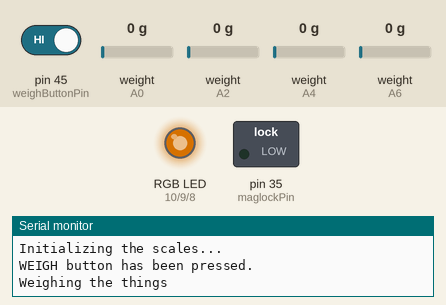
Simulated run of this sketch. Board: Arduino Mega 2560, built with avr-gcc and run on an emulated ATmega2560. Parts: switched loads named in the sketch (green lamp = pin HIGH), an RGB LED mixed from three pins (HIGH = lit), the last lines printed to the serial monitor. Inputs (shaded band) come from the test bench; at power-on: pin 45 (weighButtonPin) HIGH, weight on the scale (sensors on A0, A2, A4, A6) 0 g. Dim RGB values are drawn brighter than linear.

Above: at 5.2 s.
5.3 s: pin 45 (weighButtonPin) driven LOW
At 6.7 s:
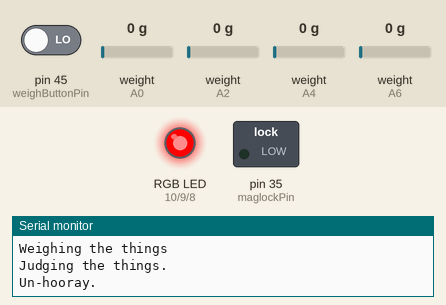
14.3 s: pin 45 (weighButtonPin) driven HIGH
At 14.3 s:
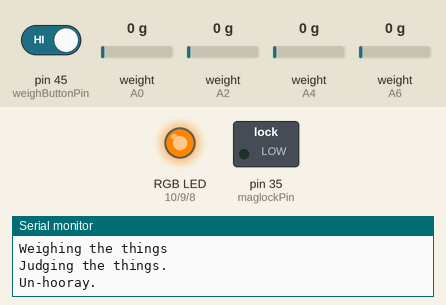
24.8 s: pin 45 (weighButtonPin) driven LOW
At 33.76 s:
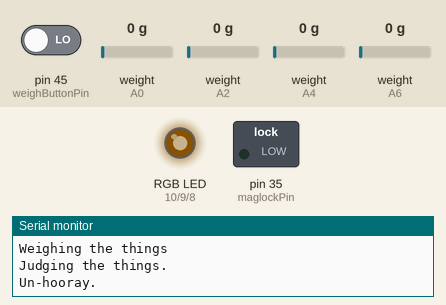
Timing chart, 0 to 44.8 s (numbered marks = the images above; inputs shaded):
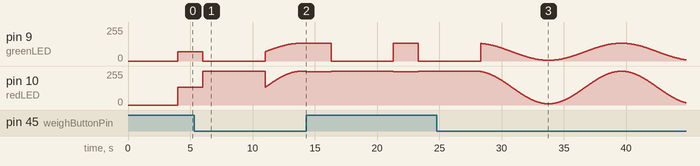

The sketch:

games.ino
```cpp
#include <HX711.h>

// This is the order of the scales from left to right.
HX711 scaleSeshat; //scale #1
HX711 scaleBes;    //scale #2
HX711 scaleThoth;  //scale #3
HX711 scalePtah;   //scale #4

float weightBes;
float weightPtah;
float weightSeshat;
float weightThoth;
const float totalWeightExpected = 750; // grams
const float weightThreshold = 0.1;

// Mathematical constants
const int period = 32000;
const float pi = 3.14159;

// Pin assignments for scales
const byte scaleSeshatDOUT  = A0;  // data1
const byte scaleSeshatPD_SK = A1;  // clock1

const byte scaleBesDOUT     = A2;  // data2
const byte scaleBesPD_SK    = A3;  // clock2

const byte scaleThothDOUT   = A4;  // data3
const byte scaleThothPD_SK  = A5;  // clock3

const byte scalePtahDOUT    = A6;  // data4
const byte scalePtahPD_SK   = A7;  // clock4

// Pin assignments for other items
const int weighButtonPin = 45;
const int maglockPin     = 35;
const int redLED         = 10;
const int greenLED       = 9;
const int blueLED        = 8;

int weighButtonState = 0;
int brightness = 0;
int fadeAmount = 5;
float cycleCount = 0;

// Function definitions
// Check if the weights have been correctly placed.
bool isCorrectlyPlaced() {
  Serial.println("Judging the things.");
  if( (weightBes < weightThreshold)    ||
      (weightSeshat < weightThreshold) ||
      (weightPtah < weightThreshold)   ||
      (weightThoth < weightThreshold)) {
    return false;
  }
  return weightBes < weightSeshat && weightSeshat < weightPtah && weightPtah < weightThoth;
}

bool isValidTotalWeight() {
  const float weightTolerance = .1; // 10%
  const float totalWeight = weightBes + weightPtah + weightSeshat + weightThoth;
  return (totalWeight >= totalWeightExpected*(1-weightTolerance)) && (totalWeight <= totalWeightExpected*(1+weightTolerance));
}

// Get the weights from the scales.
void weigh() {
  Serial.println("Weighing the things");
  weightBes    = scaleBes.get_units(5);
  weightPtah   = scalePtah.get_units(5);
  weightSeshat = scaleSeshat.get_units(5);
  weightThoth  = scaleThoth.get_units(5);
}

void setup() {
  Serial.begin(38400);

  Serial.print("Initializing the buttons and lights...\n");
  pinMode(weighButtonPin, INPUT_PULLUP);
  pinMode(maglockPin, OUTPUT);
  pinMode(redLED, OUTPUT);
  pinMode(greenLED, OUTPUT);
  pinMode(blueLED, OUTPUT);

  digitalWrite(maglockPin, LOW);

  Serial.print("Initializing the scales...\n");
  // Parameter 'gain' omitted from the invocations;
  // default value 128 is used by the HX711 library.

  scaleBes.begin(scaleBesDOUT, scaleBesPD_SK);
  scalePtah.begin(scalePtahDOUT, scalePtahPD_SK);
  scaleSeshat.begin(scaleSeshatDOUT, scaleSeshatPD_SK);
  scaleThoth.begin(scaleThothDOUT, scaleThothPD_SK);

  // set_scale() takes a float and uses it to convert the raw data to "human readable" data with units.
  scaleBes.set_scale(212.6260575296);
  scaleBes.tare();

  scalePtah.set_scale(209.350253807);
  scalePtah.tare();

  scaleSeshat.set_scale(210.441624365);
  scaleSeshat.tare();

  scaleThoth.set_scale(215.59390862944);
  scaleThoth.tare();

}

void loop() {
  weighButtonState = digitalRead(weighButtonPin);

  // Default state.
  analogWrite(greenLED, 70+64*sin((2*pi*cycleCount/period)));
  analogWrite(redLED, 132+122*sin((2*pi*cycleCount/period)));

  cycleCount++;
  if(cycleCount > period){
    cycleCount = 0;
  }

  if (weighButtonState == HIGH) {
    Serial.println("WEIGH button has been pressed.");
    // Once the WEIGH button has been pressed, judge the gifts.
    weigh();
    if (isCorrectlyPlaced() && isValidTotalWeight()) {
      Serial.println("Hooray.");
      // The weights have the correct relative weights.
      // Turn the LED green.
      digitalWrite(greenLED, HIGH);
      digitalWrite(redLED, LOW);

      // Deactivate the magnetic lock.
      digitalWrite(maglockPin, HIGH);
      delay(5000);
    } else {
      Serial.println("Un-hooray.");
      // The gifts do not have the correct relative weights.
      // Turn the LED red.
      digitalWrite(redLED, HIGH);
      digitalWrite(greenLED, LOW);
      delay(5000);
    }
  }
}
```
